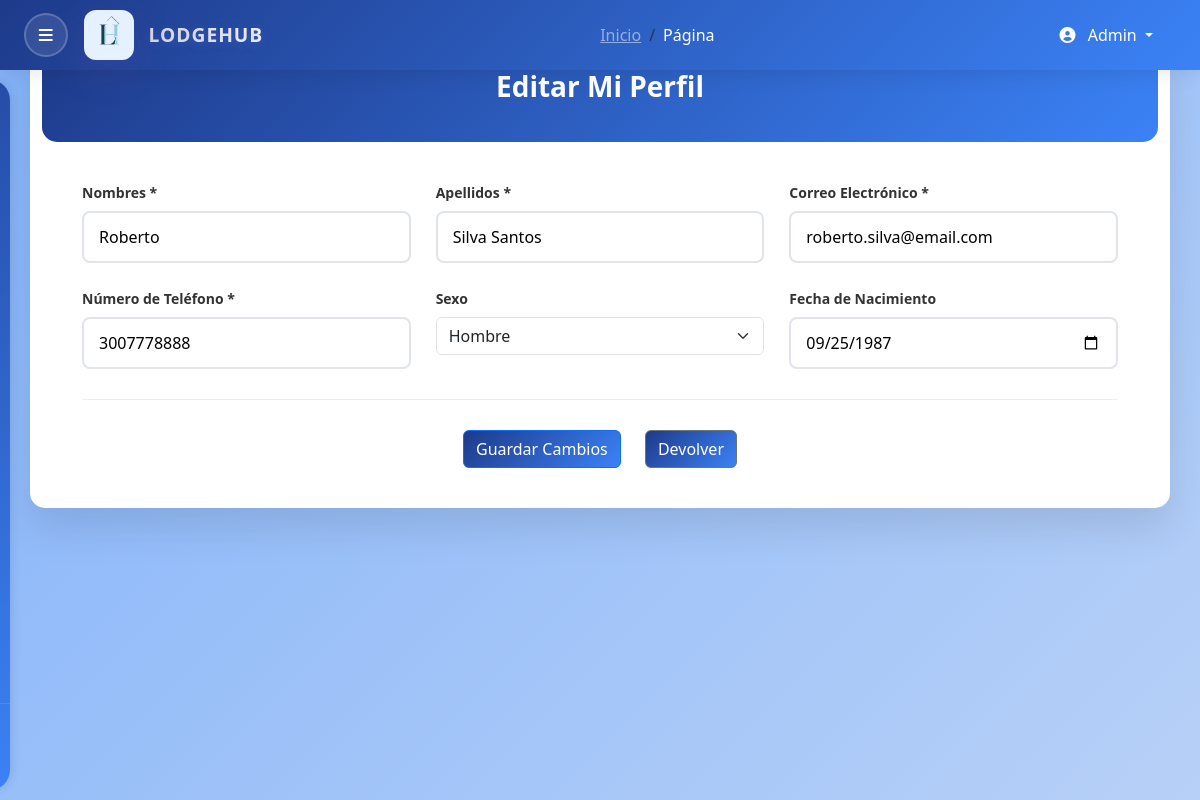
Page /app/views/editarPerfil.php (signed in) on the committed database.
### tables this page shows
CREATE TABLE IF NOT EXISTS tp_usuarios (
    numDocumento VARCHAR(15) NOT NULL,
    tipoDocumento ENUM ('Cédula de Ciudadanía','Tarjeta de Identidad','Cedula de Extranjeria','Pasaporte','Registro Civil') NOT NULL, 
    nombres VARCHAR(50) NOT NULL,
    apellidos VARCHAR(50) NOT NULL,
    numTelefono VARCHAR(15) NOT NULL,
    correo VARCHAR(255) NOT NULL,
    sexo ENUM ('Hombre','Mujer','Otro','Prefiero no decirlo') NOT NULL,
    fechaNacimiento DATE NOT NULL,
    password VARCHAR(255) NOT NULL,
    foto VARCHAR(255),
    solicitarContraseña ENUM('0','1') DEFAULT '0',
    tokenPassword VARCHAR(100),
    sesionCaducada ENUM('1','0') DEFAULT '1',
    roles ENUM ('Administrador','Colaborador','Usuario') NOT NULL,
    PRIMARY KEY (numDocumento)
);

### app/views/editarPerfil.php (the view, shortened to what this page needs)
<?php
try {
    $db = conexionDB();
    $stmt = $db->prepare("SELECT * FROM tp_usuarios WHERE numDocumento = ?");
    $stmt->execute([$_SESSION['numDocumento']]);
    $usuario = $stmt->fetch(PDO::FETCH_ASSOC);
} catch (Exception $e) {
    echo "Error al cargar el perfil: " . $e->getMessage();
    exit();
}
?>
<!DOCTYPE html>
<html lang="es">
<head>
    <link rel="stylesheet" href="../../public/assets/css/stylesEditarPerfil.css">
    <link rel="stylesheet" href="../../public/assets/css/stylesNav.css">
    <link href="https://cdn.jsdelivr.net/npm/bootstrap@5.3.0/dist/css/bootstrap.min.css" rel="stylesheet">
    <link href="https://cdnjs.cloudflare.com/ajax/libs/font-awesome/6.0.0/css/all.min.css" rel="stylesheet">
</head>
    <?php
        include 'layouts/navbar.php';
        include 'layouts/sidebar.php';
    ?>
<body>
    <div class="container">
        <div class="header">
            <h1>Editar Mi Perfil</h1>
        </div>
        <div class="form-content">
            <form method="POST">
                <div class="form-grid">
                    <div class="form-group">
                        <label class="form-label" for="nombres">Nombres *</label>
                        <input type="text" id="nombres" name="nombres" class="form-input"
                               value="<?php echo htmlspecialchars($usuario['nombres']); ?>" required>
                    </div>
                    <div class="form-group">
                        <label class="form-label" for="apellidos">Apellidos *</label>
                        <input type="text" id="apellidos" name="apellidos" class="form-input"
                               value="<?php echo htmlspecialchars($usuario['apellidos']); ?>" required>
                    </div>
                    <div class="form-group">
                        <label class="form-label" for="correo">Correo Electrónico *</label>
                        <input type="email" id="correo" name="correo" class="form-input"
                               value="<?php echo htmlspecialchars($usuario['correo']); ?>" required>
                    </div>
                    <div class="form-group">
                        <label class="form-label" for="numTelefono">Número de Teléfono *</label>
                        <input type="tel" id="numTelefono" name="numTelefono" class="form-input"
                               value="<?php echo htmlspecialchars($usuario['numTelefono']); ?>" required>
                    </div>
                    <div class="form-group">
                        <label class="form-label" for="sexo">Sexo</label>
                        <select id="sexo" name="sexo" class="form-select">
                            <option value="Hombre" <?php echo ($usuario['sexo'] == 'Hombre') ? 'selected' : ''; ?>>Hombre</option>
                        </select>
                    </div>
                    <div class="form-group">
                        <label class="form-label" for="fechaNacimiento">Fecha de Nacimiento</label>
                        <input type="date" id="fechaNacimiento" name="fechaNacimiento" class="form-input"
                               value="<?php echo $usuario['fechaNacimiento']; ?>">
                    </div>
                </div>
                <div class="actions">
                    <button type="submit" class="btn btn-primary">Guardar Cambios</button>
                    <a href="miPerfil.php" class="btn btn-secondary">Devolver</a>
                </div>
            </form>
        </div>
    </div>
</body>

### public/assets/css/stylesEditarPerfil.css (style rules this page uses)
* { margin: 0; padding: 0; box-sizing: border-box; }
body { font-family: 'Segoe UI', Tahoma, Geneva, Verdana, sans-serif; background: linear-gradient(135deg, #83b3fa 0%, #b7d0f7 100%) !important; min-height: 100vh; padding: 20px; }
.container { max-width: 800px; margin-top: 20px; background: white; border-radius: 15px; box-shadow: 0 20px 40px rgba(0, 0, 0, 0.1); overflow: hidden; }
.header { background: linear-gradient(135deg, #1e3a8a 0%, #3b82f6 100%); padding: 30px; border-radius: 15px; text-align: center; color: white; }
.header h1 { font-size: 28px; font-weight: 600; }
.form-content { padding: 40px; }
.form-grid { display: grid; grid-template-columns: repeat(auto-fit, minmax(250px, 1fr)); gap: 25px; margin-bottom: 30px; }
.form-group { display: flex; flex-direction: column; }
.form-label { font-size: 14px; font-weight: 600; color: #333; margin-bottom: 8px; }
.form-input, .form-select { padding: 12px 15px; border: 2px solid #e1e5e9; border-radius: 8px; font-size: 16px; transition: border-color 0.3s ease; }
.actions { text-align: center; padding-top: 30px; border-top: 1px solid #eee; }
.btn { display: inline-block; padding: 12px 30px; margin: 0 10px; border: none; border-radius: 25px; text-decoration: none; font-weight: 600; cursor: pointer; transition: all 0.3s ease; font-size: 16px; }
.btn-primary { background: linear-gradient(135deg, #1e3a8a 0%, #3b82f6 100%); color: white; }
.btn-secondary { background: linear-gradient(135deg, #1e3a8a 0%, #3b82f6 100%); color: white; }

### public/assets/css/stylesNav.css (style rules this page uses)
:root { --primary-color: #1e3a8a; --primary-dark: #3b82f6; --sidebar-width: 280px; --navbar-height: 70px; }
* { padding:0px; box-sizing: border-box; }
body { font-family: 'Segoe UI', Tahoma, Geneva, Verdana, sans-serif; background: #f8f9fa; }

### rows in the picture
tp_usuarios: nombres "Roberto", apellidos "Silva Santos", correo "roberto.silva@email.com", numTelefono "3007778888", sexo "Hombre", fechaNacimiento "09/25/1987"
